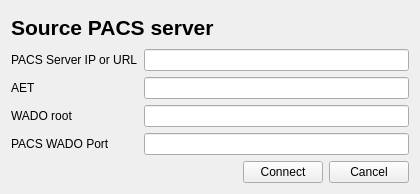
<?xml version="1.0" encoding="UTF-8"?>
<ui version="4.0">
 <class>Form</class>
 <widget class="QWidget" name="Form">
  <property name="geometry">
   <rect>
    <x>0</x>
    <y>0</y>
    <width>420</width>
    <height>194</height>
   </rect>
  </property>
  <property name="windowTitle">
   <string>Form</string>
  </property>
  <layout class="QVBoxLayout" name="verticalLayout">
   <item>
    <widget class="QLabel" name="label_5">
     <property name="font">
      <font>
       <pointsize>16</pointsize>
       <weight>75</weight>
       <bold>true</bold>
      </font>
     </property>
     <property name="text">
      <string>Source PACS server</string>
     </property>
    </widget>
   </item>
   <item>
    <layout class="QFormLayout" name="formLayout">
     <item row="0" column="0">
      <widget class="QLabel" name="label">
       <property name="text">
        <string>PACS Server IP or URL</string>
       </property>
      </widget>
     </item>
     <item row="0" column="1">
      <widget class="QLineEdit" name="pacsurl">
       <property name="toolTip">
        <string>Provide the ip address or url to the server that hosts the PACS server</string>
       </property>
      </widget>
     </item>
     <item row="1" column="0">
      <widget class="QLabel" name="label_2">
       <property name="text">
        <string>AET</string>
       </property>
      </widget>
     </item>
     <item row="1" column="1">
      <widget class="QLineEdit" name="pacsAET">
       <property name="toolTip">
        <string>AET by which Pacs identifies the client</string>
       </property>
      </widget>
     </item>
     <item row="2" column="0">
      <widget class="QLabel" name="label_3">
       <property name="text">
        <string>WADO root</string>
       </property>
      </widget>
     </item>
     <item row="2" column="1">
      <widget class="QLineEdit" name="wadoRoot">
       <property name="toolTip">
        <string>the roor at which WADO services are hosted, for instance /dcm4chee-arc/aets</string>
       </property>
      </widget>
     </item>
     <item row="3" column="0">
      <widget class="QLabel" name="label_4">
       <property name="text">
        <string>PACS WADO Port</string>
       </property>
      </widget>
     </item>
     <item row="3" column="1">
      <widget class="QLineEdit" name="wadoPort">
       <property name="toolTip">
        <string>Port at which WADO services can be accessed</string>
       </property>
      </widget>
     </item>
     <item row="4" column="1">
      <layout class="QHBoxLayout" name="horizontalLayout">
       <item>
        <spacer name="horizontalSpacer">
         <property name="orientation">
          <enum>Qt::Horizontal</enum>
         </property>
         <property name="sizeHint" stdset="0">
          <size>
           <width>40</width>
           <height>20</height>
          </size>
         </property>
        </spacer>
       </item>
       <item>
        <widget class="QPushButton" name="connectToPacs">
         <property name="text">
          <string>Connect</string>
         </property>
        </widget>
       </item>
       <item>
        <widget class="QPushButton" name="cancelPacsConnect">
         <property name="text">
          <string>Cancel</string>
         </property>
        </widget>
       </item>
      </layout>
     </item>
    </layout>
   </item>
  </layout>
 </widget>
 <resources/>
 <connections/>
</ui>
